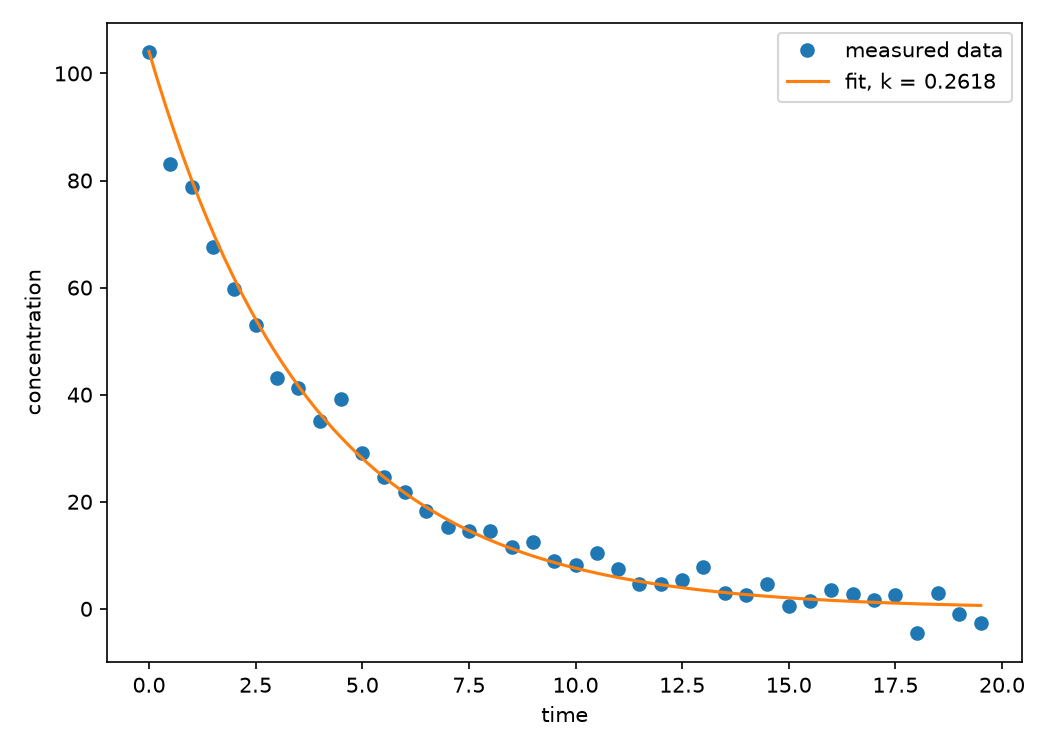

This chart was generated by the following Python code:
"""
PW2 Lab B Part 3 -- fit a reaction's rate constant to measured data.

A first-order reaction decays as  C(t) = C0 * exp(-k*t).  You have noisy
concentration-vs-time measurements; find the k that best matches them.
Complete the TODOs. Run:  python kinetics.py
"""
import numpy as np
import matplotlib.pyplot as plt
from scipy.optimize import minimize

# TODO 1: read kinetics.csv (columns time, concentration), C0 = first value
data = np.loadtxt("kinetics.csv", delimiter=",", skiprows=1)
t = data[:, 0]
C = data[:, 1]
C0 = C[0]


# TODO 2: total error = sum of (measured - C0*exp(-k*t))^2
def total_error(k):
    k = np.ravel(k)[0]
    return np.sum((C - C0 * np.exp(-k * t)) ** 2)


# TODO 3: minimise the error with SLSQP, bounds [(0, 5)], start x0=0.5
res = minimize(total_error, x0=0.5, method="SLSQP", bounds=[(0, 5)])
k_fit = res.x[0]
print("Fitted k:", k_fit)
print("Final error:", res.fun)

# TODO 4: plot measured data (points) and fitted curve (line)
tt = np.linspace(t.min(), t.max(), 200)
plt.figure(figsize=(7, 5))
plt.plot(t, C, "o", label="measured data")
plt.plot(tt, C0 * np.exp(-k_fit * tt), label=f"fit, k = {k_fit:.4f}")
plt.xlabel("time")
plt.ylabel("concentration")
plt.legend()
plt.tight_layout()
plt.savefig("kinetics.png", dpi=150)
